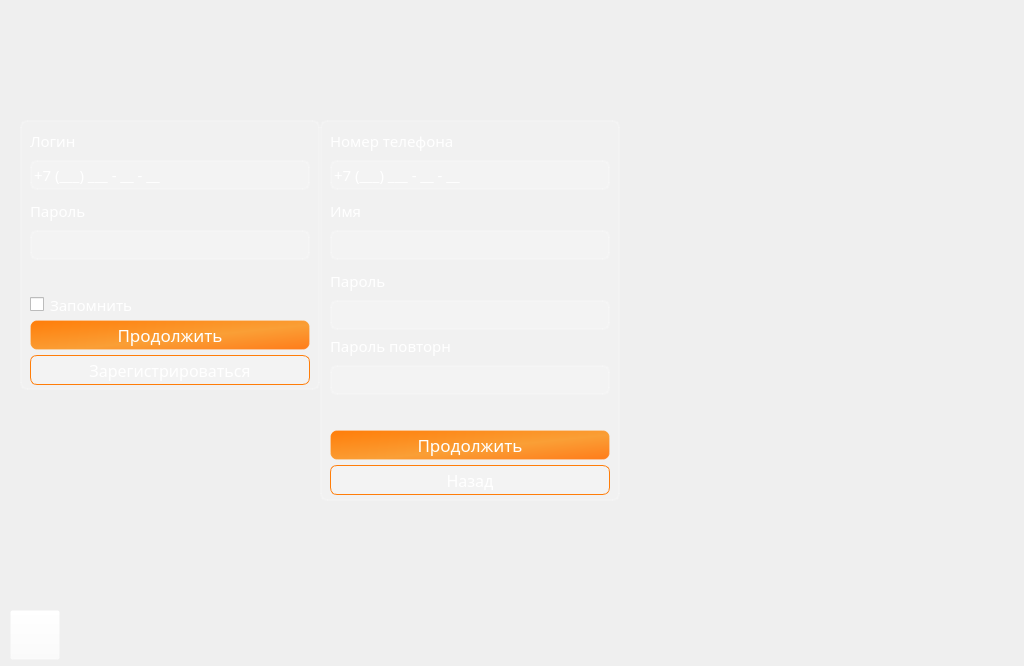
<?xml version="1.0" encoding="UTF-8"?>
<ui version="4.0">
 <class>Form</class>
 <widget class="QWidget" name="Form">
  <property name="geometry">
   <rect>
    <x>0</x>
    <y>0</y>
    <width>1024</width>
    <height>666</height>
   </rect>
  </property>
  <property name="windowTitle">
   <string>FOXBANK</string>
  </property>
  <property name="windowIcon">
   <iconset resource="wallpapers/wall.qrc">
    <normaloff>:/logo/icon.png</normaloff>:/logo/icon.png</iconset>
  </property>
  <property name="styleSheet">
   <string notr="true">font-family: Vag World;</string>
  </property>
  <widget class="QLabel" name="background">
   <property name="geometry">
    <rect>
     <x>0</x>
     <y>0</y>
     <width>1024</width>
     <height>666</height>
    </rect>
   </property>
   <property name="styleSheet">
    <string notr="true"/>
   </property>
   <property name="text">
    <string/>
   </property>
   <property name="pixmap">
    <pixmap resource="wallpapers/wall.qrc">:/logo/bg.png</pixmap>
   </property>
   <property name="scaledContents">
    <bool>true</bool>
   </property>
  </widget>
  <widget class="QFrame" name="LOGIN">
   <property name="geometry">
    <rect>
     <x>20</x>
     <y>120</y>
     <width>300</width>
     <height>270</height>
    </rect>
   </property>
   <property name="styleSheet">
    <string notr="true">background-color: rgba(255, 255, 255, 30); 
border: 2px solid rgba(255,255,255,40);
border-radius: 7px; 
color: white;</string>
   </property>
   <property name="frameShape">
    <enum>QFrame::StyledPanel</enum>
   </property>
   <property name="frameShadow">
    <enum>QFrame::Raised</enum>
   </property>
   <widget class="QLabel" name="label">
    <property name="geometry">
     <rect>
      <x>10</x>
      <y>0</y>
      <width>121</width>
      <height>41</height>
     </rect>
    </property>
    <property name="styleSheet">
     <string notr="true">color: white;
font-size: 11pt;
background-color: none;
border: none;</string>
    </property>
    <property name="text">
     <string>Логин</string>
    </property>
   </widget>
   <widget class="QLabel" name="label_2">
    <property name="geometry">
     <rect>
      <x>10</x>
      <y>70</y>
      <width>121</width>
      <height>41</height>
     </rect>
    </property>
    <property name="styleSheet">
     <string notr="true">color: white;
font-size: 11pt;
background-color: none;
border: none;</string>
    </property>
    <property name="text">
     <string>Пароль</string>
    </property>
   </widget>
   <widget class="QLineEdit" name="password_label">
    <property name="geometry">
     <rect>
      <x>10</x>
      <y>110</y>
      <width>280</width>
      <height>30</height>
     </rect>
    </property>
    <property name="styleSheet">
     <string notr="true">font-family: Neo Sans Pro;</string>
    </property>
    <property name="text">
     <string/>
    </property>
    <property name="echoMode">
     <enum>QLineEdit::Password</enum>
    </property>
   </widget>
   <widget class="QLabel" name="error">
    <property name="geometry">
     <rect>
      <x>10</x>
      <y>140</y>
      <width>281</width>
      <height>30</height>
     </rect>
    </property>
    <property name="styleSheet">
     <string notr="true">color: red;
font-size: 11pt;
background-color: none;
border: none;
font-family: Neo Sans Pro;</string>
    </property>
    <property name="text">
     <string/>
    </property>
   </widget>
   <widget class="QPushButton" name="contbtn">
    <property name="geometry">
     <rect>
      <x>10</x>
      <y>200</y>
      <width>280</width>
      <height>30</height>
     </rect>
    </property>
    <property name="styleSheet">
     <string notr="true">color: rgb(255, 255, 255);
background-color: qlineargradient(spread:pad, x1:1, y1:1, x2:0, y2:0, stop:0 #ff7c1a, stop:0.427447 #fa9f36, stop:1 #ff7d09);
border: 1px solid rgba(255,255,255,40);
border-radius:7px;
font-size: 17px</string>
    </property>
    <property name="text">
     <string>Продолжить</string>
    </property>
   </widget>
   <widget class="QPushButton" name="regbtn">
    <property name="geometry">
     <rect>
      <x>10</x>
      <y>235</y>
      <width>280</width>
      <height>30</height>
     </rect>
    </property>
    <property name="styleSheet">
     <string notr="true">color: white;
border: 1px solid #ff7d09;
border-radius:7px;
font-size: 16px</string>
    </property>
    <property name="text">
     <string>Зарегистрироваться</string>
    </property>
   </widget>
   <widget class="QLineEdit" name="login_label">
    <property name="geometry">
     <rect>
      <x>10</x>
      <y>40</y>
      <width>280</width>
      <height>30</height>
     </rect>
    </property>
    <property name="styleSheet">
     <string notr="true">font-family: Neo Sans Pro;
font-size: 15px</string>
    </property>
    <property name="text">
     <string>+7 (___) ___ - __ - __</string>
    </property>
    <property name="echoMode">
     <enum>QLineEdit::Normal</enum>
    </property>
   </widget>
   <widget class="QCheckBox" name="rememba">
    <property name="geometry">
     <rect>
      <x>10</x>
      <y>169</y>
      <width>281</width>
      <height>31</height>
     </rect>
    </property>
    <property name="styleSheet">
     <string notr="true">color: white;
font-size: 11pt;
background-color: none;
border: none;</string>
    </property>
    <property name="text">
     <string>Запомнить</string>
    </property>
   </widget>
  </widget>
  <widget class="QFrame" name="REGISTR">
   <property name="enabled">
    <bool>true</bool>
   </property>
   <property name="geometry">
    <rect>
     <x>320</x>
     <y>120</y>
     <width>300</width>
     <height>381</height>
    </rect>
   </property>
   <property name="font">
    <font>
     <family>Vag World</family>
     <stylestrategy>PreferDefault</stylestrategy>
    </font>
   </property>
   <property name="cursor">
    <cursorShape>ArrowCursor</cursorShape>
   </property>
   <property name="contextMenuPolicy">
    <enum>Qt::CustomContextMenu</enum>
   </property>
   <property name="styleSheet">
    <string notr="true">background-color: rgba(255, 255, 255, 30); 
border: 2px solid rgba(255,255,255,40);
border-radius: 7px; 
color: white;</string>
   </property>
   <property name="frameShape">
    <enum>QFrame::StyledPanel</enum>
   </property>
   <property name="frameShadow">
    <enum>QFrame::Sunken</enum>
   </property>
   <widget class="QLabel" name="label_10">
    <property name="geometry">
     <rect>
      <x>10</x>
      <y>0</y>
      <width>161</width>
      <height>41</height>
     </rect>
    </property>
    <property name="styleSheet">
     <string notr="true">color: white;
font-size: 11pt;
background-color: none;
border: none;</string>
    </property>
    <property name="text">
     <string>Номер телефона</string>
    </property>
   </widget>
   <widget class="QLineEdit" name="login_label_r">
    <property name="geometry">
     <rect>
      <x>10</x>
      <y>40</y>
      <width>280</width>
      <height>30</height>
     </rect>
    </property>
    <property name="styleSheet">
     <string notr="true">font-family: Neo Sans Pro;
font-size: 15px</string>
    </property>
    <property name="text">
     <string>+7 (___) ___ - __ - __</string>
    </property>
   </widget>
   <widget class="QLabel" name="label_11">
    <property name="geometry">
     <rect>
      <x>10</x>
      <y>140</y>
      <width>121</width>
      <height>41</height>
     </rect>
    </property>
    <property name="styleSheet">
     <string notr="true">color: white;
font-size: 11pt;
background-color: none;
border: none;</string>
    </property>
    <property name="text">
     <string>Пароль</string>
    </property>
   </widget>
   <widget class="QLineEdit" name="password_label_r">
    <property name="geometry">
     <rect>
      <x>10</x>
      <y>180</y>
      <width>280</width>
      <height>30</height>
     </rect>
    </property>
    <property name="font">
     <font>
      <family>Neo Sans Pro</family>
     </font>
    </property>
    <property name="styleSheet">
     <string notr="true">font-family: Neo Sans Pro;</string>
    </property>
    <property name="text">
     <string/>
    </property>
    <property name="echoMode">
     <enum>QLineEdit::Password</enum>
    </property>
   </widget>
   <widget class="QLabel" name="error_r">
    <property name="geometry">
     <rect>
      <x>10</x>
      <y>275</y>
      <width>281</width>
      <height>31</height>
     </rect>
    </property>
    <property name="styleSheet">
     <string notr="true">color: red;
font-size: 11pt;
font-family: Neo Sans Pro;
background-color: none;
border: none;</string>
    </property>
    <property name="text">
     <string/>
    </property>
   </widget>
   <widget class="QPushButton" name="contbtn_r">
    <property name="geometry">
     <rect>
      <x>10</x>
      <y>310</y>
      <width>280</width>
      <height>30</height>
     </rect>
    </property>
    <property name="styleSheet">
     <string notr="true">color: rgb(255, 255, 255);
background-color: qlineargradient(spread:pad, x1:1, y1:1, x2:0, y2:0, stop:0 #ff7c1a, stop:0.427447 #fa9f36, stop:1 #ff7d09);
border: 1px solid rgba(255,255,255,40);
border-radius:7px;
font-size: 17px</string>
    </property>
    <property name="text">
     <string>Продолжить</string>
    </property>
   </widget>
   <widget class="QPushButton" name="backbtn">
    <property name="geometry">
     <rect>
      <x>10</x>
      <y>345</y>
      <width>280</width>
      <height>30</height>
     </rect>
    </property>
    <property name="styleSheet">
     <string notr="true">color: white;
border: 1px solid #ff7d09;
border-radius:7px;
font-size: 16px</string>
    </property>
    <property name="text">
     <string>Назад</string>
    </property>
   </widget>
   <widget class="QLabel" name="label_13">
    <property name="geometry">
     <rect>
      <x>10</x>
      <y>205</y>
      <width>121</width>
      <height>41</height>
     </rect>
    </property>
    <property name="styleSheet">
     <string notr="true">color: white;
font-size: 11pt;
background-color: none;
border: none;</string>
    </property>
    <property name="text">
     <string>Пароль повторно</string>
    </property>
   </widget>
   <widget class="QLineEdit" name="password_label_rr">
    <property name="geometry">
     <rect>
      <x>10</x>
      <y>245</y>
      <width>280</width>
      <height>30</height>
     </rect>
    </property>
    <property name="styleSheet">
     <string notr="true">font-family: Neo Sans Pro;</string>
    </property>
    <property name="text">
     <string/>
    </property>
    <property name="echoMode">
     <enum>QLineEdit::Password</enum>
    </property>
   </widget>
   <widget class="QLabel" name="label_12">
    <property name="geometry">
     <rect>
      <x>10</x>
      <y>70</y>
      <width>161</width>
      <height>41</height>
     </rect>
    </property>
    <property name="styleSheet">
     <string notr="true">color: white;
font-size: 11pt;
background-color: none;
border: none;</string>
    </property>
    <property name="text">
     <string>Имя</string>
    </property>
   </widget>
   <widget class="QLineEdit" name="username">
    <property name="geometry">
     <rect>
      <x>10</x>
      <y>110</y>
      <width>280</width>
      <height>30</height>
     </rect>
    </property>
    <property name="styleSheet">
     <string notr="true">font-family: Neo Sans Pro;
font-size: 15px</string>
    </property>
    <property name="text">
     <string/>
    </property>
   </widget>
  </widget>
  <widget class="QPushButton" name="bug">
   <property name="geometry">
    <rect>
     <x>10</x>
     <y>610</y>
     <width>50</width>
     <height>50</height>
    </rect>
   </property>
   <property name="styleSheet">
    <string notr="true">background-color: rgba(255, 255, 255, 0);</string>
   </property>
   <property name="text">
    <string notr="true"/>
   </property>
   <property name="icon">
    <iconset resource="wallpapers/wall.qrc">
     <normaloff>:/logo/bug.png</normaloff>:/logo/bug.png</iconset>
   </property>
   <property name="iconSize">
    <size>
     <width>50</width>
     <height>50</height>
    </size>
   </property>
  </widget>
 </widget>
 <resources>
  <include location="wallpapers/wall.qrc"/>
 </resources>
 <connections/>
</ui>
